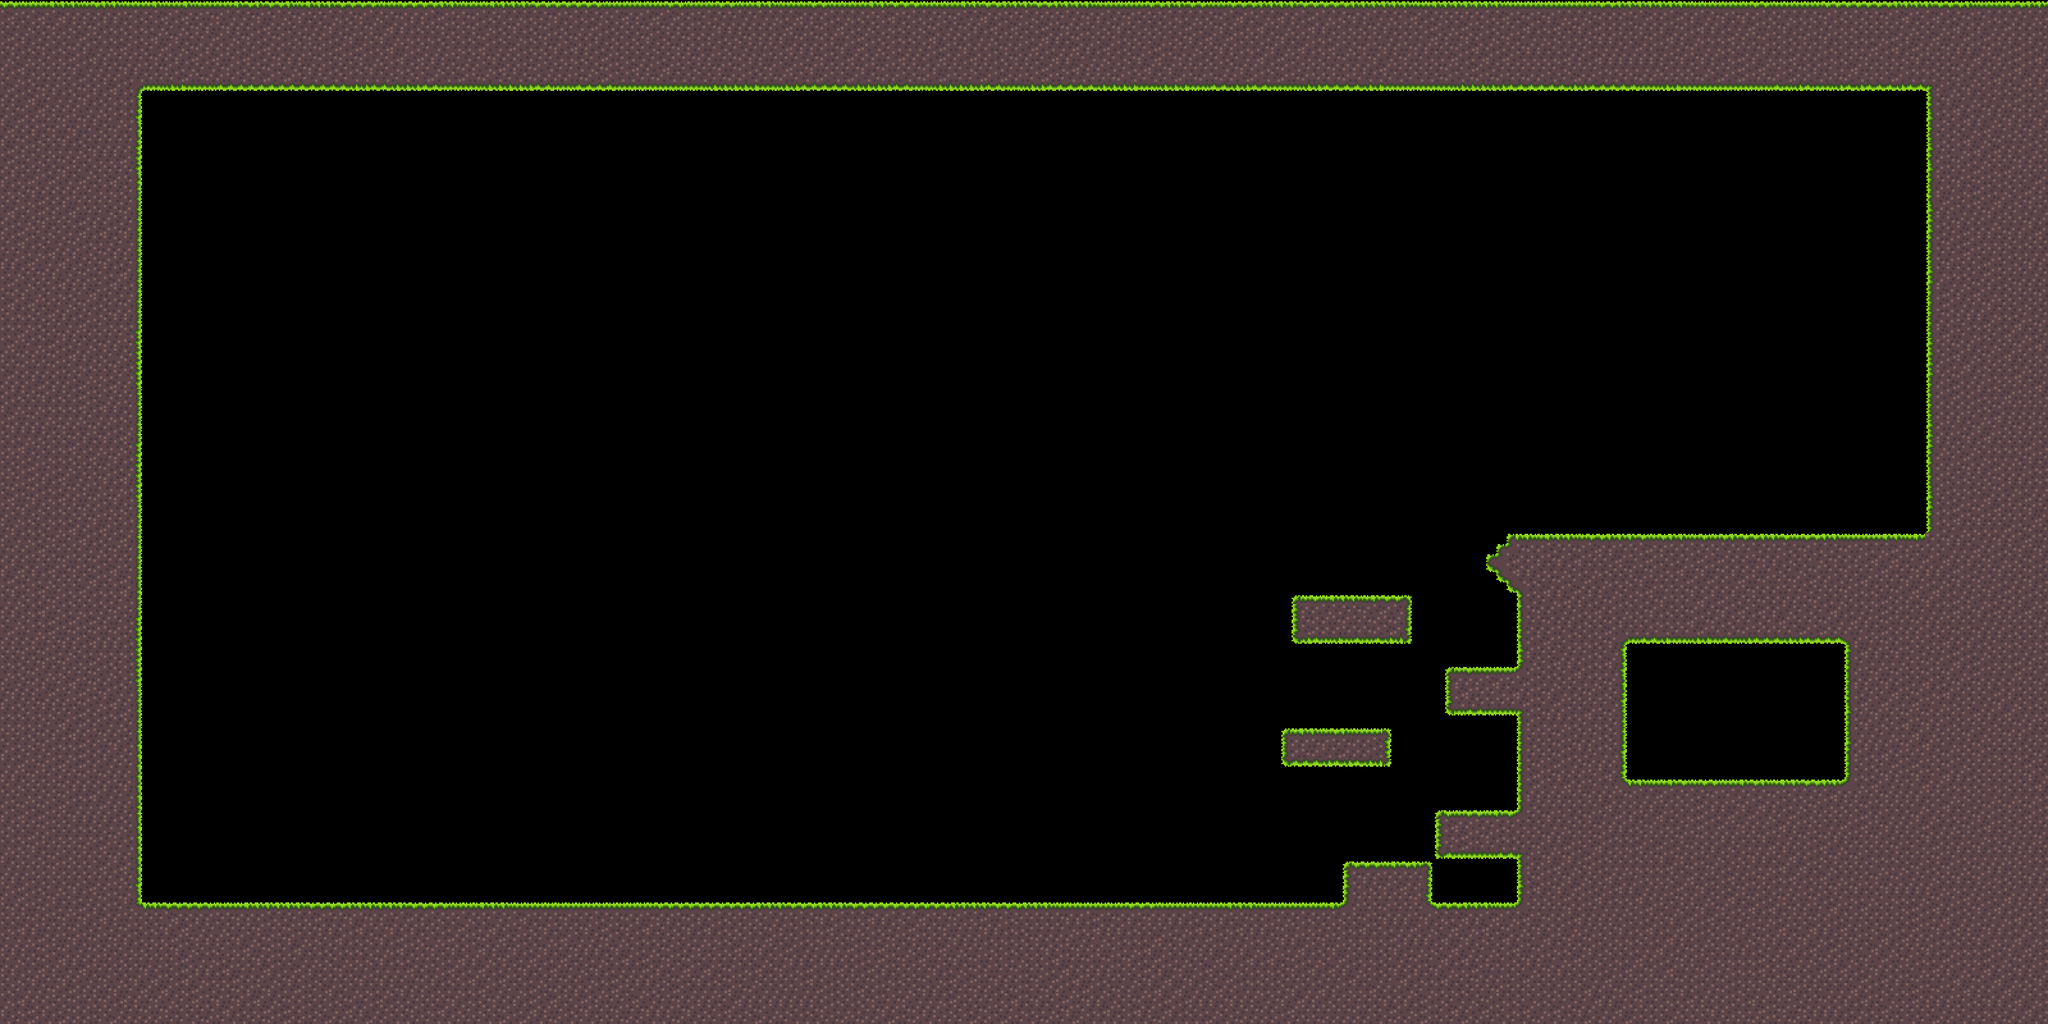

A 2D game scene composited from a Tiled map and its tileset images. What follows is a short description and the map's XML, with each tile layer's data collapsed to a summary:
An orthogonal 200x100 tile map with 16x16 px tiles, 1 tile layer (terrain), 2 tilesets and 28 objects (6x pumpkin, Mallet, sword, potions).

<map version="1.0" orientation="orthogonal" width="200" height="100" tilewidth="16" tileheight="16">
 <tileset firstgid="1" source="Dirt.tsx" />
 <tileset firstgid="241" source="Grass.tsx" />
 <imagelayer name="background" width="200" height="100" />
 <layer name="terrain" width="200" height="100">
  <data>[20000 cells, 7648 non-empty, 27 distinct tile ids]</data>
 </layer>
 <objectgroup name="Collision" width="200" height="100" visible="0">
  <object x="4" y="6" width="218" height="1602" />
  <object x="226" y="1410" width="3026" height="226" />
  <object x="3018" y="16" width="182" height="1394" />
  <object x="224" y="4" width="2790" height="126" />
  <object x="296" y="1356" width="36" height="41">
   <properties>
    <property name="Type" value="Player" />
   </properties>
  </object>
  <object x="2704" y="1080" width="36" height="40">
   <properties>
    <property name="Type" value="Zombie" />
   </properties>
  </object>
  <object x="2266" y="1050" width="106" height="62" />
  <object x="2026" y="938" width="174" height="64" />
  <object x="2004" y="1144" width="164" height="50" />
  <object x="2104" y="1354" width="122" height="56" />
  <object x="2244" y="1270" width="132" height="66" />
  <object x="2377" y="838" width="165" height="570" />
  <object x="2539" y="837" width="474" height="160" />
  <object x="2546" y="1218" width="466" height="194" />
  <object x="2884" y="1010" width="124" height="206" />
  <object x="2324" y="867" width="48" height="26" />
  <object x="2346" y="898" width="27" height="13" />
  <object x="2340" y="850" width="32" height="13" />
  <object x="2692" y="619" width="220" height="207">
   <properties>
    <property name="Check" value="final" />
    <property name="Type" value="Objective" />
   </properties>
  </object>
  <object name="Mallet" x="624" y="1328" width="35" height="35">
   <properties>
    <property name="Contained" value="mallet" />
    <property name="Quantity" value="1" />
    <property name="Type" value="Item" />
   </properties>
  </object>
  <object name="sword" x="1536" y="1340" width="35" height="35">
   <properties>
    <property name="Contained" value="sword" />
    <property name="Quantity" value="1" />
    <property name="Type" value="Item" />
   </properties>
  </object>
  <object name="potions" x="2481" y="766" width="35" height="35">
   <properties>
    <property name="Contained" value="potion" />
    <property name="Quantity" value="20" />
    <property name="Type" value="Item" />
   </properties>
  </object>
  <object name="pumpkin" x="815" y="1308" width="36" height="40">
   <properties>
    <property name="Type" value="Pumpkin" />
   </properties>
  </object>
  <object name="pumpkin" x="925" y="1303" width="36" height="40">
   <properties>
    <property name="Type" value="Pumpkin" />
   </properties>
  </object>
  <object name="pumpkin" x="1042" y="1301" width="36" height="40">
   <properties>
    <property name="Type" value="Pumpkin" />
   </properties>
  </object>
  <object name="pumpkin" x="1147" y="1291" width="36" height="40">
   <properties>
    <property name="Type" value="Pumpkin" />
   </properties>
  </object>
  <object name="pumpkin" x="1275" y="1289" width="36" height="40">
   <properties>
    <property name="Type" value="Pumpkin" />
   </properties>
  </object>
  <object name="pumpkin" x="1383" y="1288" width="36" height="40">
   <properties>
    <property name="Type" value="Pumpkin" />
   </properties>
  </object>
 </objectgroup>
</map>
